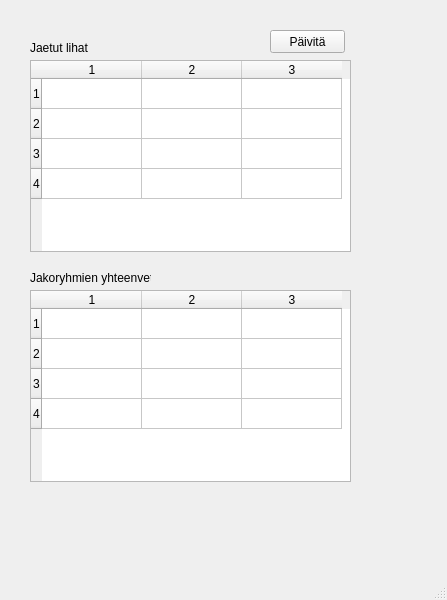
<?xml version="1.0" encoding="UTF-8"?>
<ui version="4.0">
 <class>MainWindow</class>
 <widget class="QMainWindow" name="MainWindow">
  <property name="geometry">
   <rect>
    <x>0</x>
    <y>0</y>
    <width>447</width>
    <height>600</height>
   </rect>
  </property>
  <property name="windowTitle">
   <string>MainWindow</string>
  </property>
  <widget class="QWidget" name="centralwidget">
   <widget class="QTableWidget" name="meatShareTableWidget">
    <property name="geometry">
     <rect>
      <x>30</x>
      <y>60</y>
      <width>321</width>
      <height>192</height>
     </rect>
    </property>
    <property name="rowCount">
     <number>4</number>
    </property>
    <property name="columnCount">
     <number>3</number>
    </property>
    <row/>
    <row/>
    <row/>
    <row/>
    <column/>
    <column/>
    <column/>
   </widget>
   <widget class="QTableWidget" name="groupSummaryTableWidget">
    <property name="geometry">
     <rect>
      <x>30</x>
      <y>290</y>
      <width>321</width>
      <height>192</height>
     </rect>
    </property>
    <property name="rowCount">
     <number>4</number>
    </property>
    <property name="columnCount">
     <number>3</number>
    </property>
    <row/>
    <row/>
    <row/>
    <row/>
    <column/>
    <column/>
    <column/>
   </widget>
   <widget class="QLabel" name="meatSharedLabel">
    <property name="geometry">
     <rect>
      <x>30</x>
      <y>40</y>
      <width>61</width>
      <height>16</height>
     </rect>
    </property>
    <property name="text">
     <string>Jaetut lihat</string>
    </property>
   </widget>
   <widget class="QLabel" name="groupSummaryLabel">
    <property name="geometry">
     <rect>
      <x>30</x>
      <y>270</y>
      <width>121</width>
      <height>16</height>
     </rect>
    </property>
    <property name="text">
     <string>Jakoryhmien yhteenveto</string>
    </property>
   </widget>
   <widget class="QPushButton" name="refreshPushButton">
    <property name="geometry">
     <rect>
      <x>270</x>
      <y>30</y>
      <width>75</width>
      <height>23</height>
     </rect>
    </property>
    <property name="text">
     <string>Päivitä</string>
    </property>
   </widget>
  </widget>
  <widget class="QMenuBar" name="menubar">
   <property name="geometry">
    <rect>
     <x>0</x>
     <y>0</y>
     <width>447</width>
     <height>21</height>
    </rect>
   </property>
  </widget>
  <widget class="QStatusBar" name="statusbar"/>
 </widget>
 <resources/>
 <connections/>
</ui>
